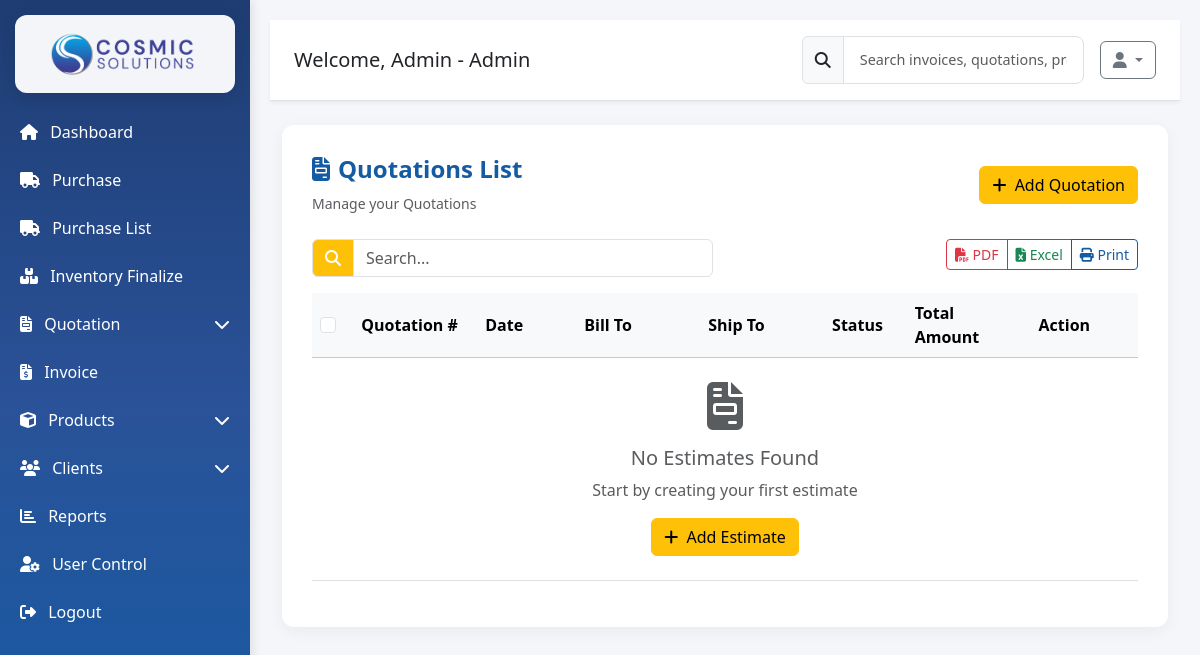
The page /quotation_list.php (signed in) on the database as committed earlier.
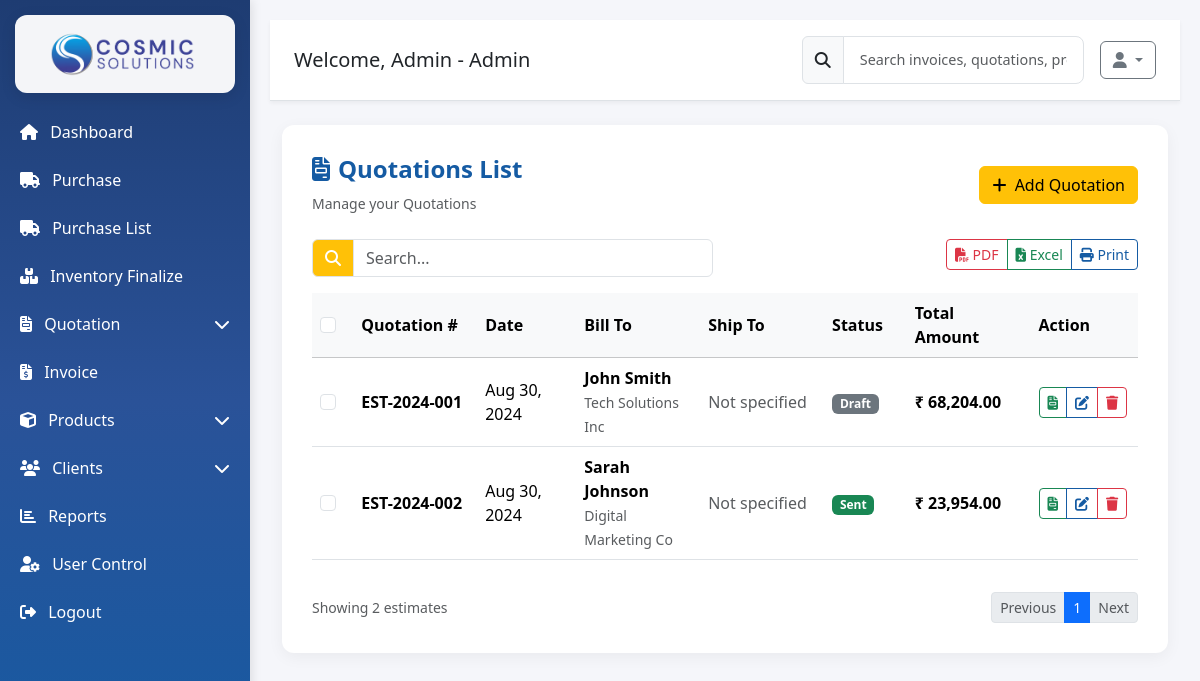
The same page on the database as committed later.
### tables this page shows
CREATE TABLE IF NOT EXISTS estimates (
    estimate_id INT AUTO_INCREMENT PRIMARY KEY,
    estimate_number VARCHAR(50) NOT NULL UNIQUE,
    estimate_date DATE NOT NULL,
    status ENUM('Draft', 'Sent', 'Approved', 'Rejected') DEFAULT 'Draft',
    invoice_created BOOLEAN DEFAULT FALSE,
    currency_format ENUM('INR', 'USD', 'EUR') DEFAULT 'INR',
    template VARCHAR(50) DEFAULT 'Default',
    
     
    client_id INT,
    reference VARCHAR(100),
    currency ENUM('INR', 'USD', 'EUR') DEFAULT 'INR',
    salesperson VARCHAR(255),
    global_tax DECIMAL(5,2) DEFAULT 18.00,
    tax_type ENUM('Percentage', 'Fixed') DEFAULT 'Percentage',
    tax_calculate_after_discount BOOLEAN DEFAULT TRUE,
    
     
    bill_company VARCHAR(255),
    bill_client_name VARCHAR(255),
    bill_address TEXT,
    bill_country VARCHAR(100),
    bill_city VARCHAR(100),
    bill_state VARCHAR(100),
    bill_postal VARCHAR(20),
    
     
    ship_company VARCHAR(255),
    ship_client_name VARCHAR(255),
    ship_address TEXT,
    ship_country VARCHAR(100),
    ship_city VARCHAR(100),
    ship_state VARCHAR(100),
    ship_postal VARCHAR(20),
    
     
    estimate_comments TEXT,
    subtotal DECIMAL(12,2) DEFAULT 0,
    tax_amount DECIMAL(12,2) DEFAULT 0,
    discount_amount DECIMAL(12,2) DEFAULT 0,
    fees_amount DECIMAL(12,2) DEFAULT 0,
    total_amount DECIMAL(12,2) DEFAULT 0,
    
     
    created_by INT,
    created_at TIMESTAMP DEFAULT CURRENT_TIMESTAMP,
    updated_at TIMESTAMP DEFAULT CURRENT_TIMESTAMP ON UPDATE CURRENT_TIMESTAMP,
    FOREIGN KEY (created_by) REFERENCES users(user_id) ON DELETE SET NULL
);

### quotation_list.php (the view, shortened to what the rows shown need)
<?php
include 'config/db.php';
$query = "SELECT e.*, c.client_name
          FROM estimates e
          LEFT JOIN clients c ON e.client_id = c.client_id
          ORDER BY e.created_at DESC";
$result = mysqli_query($conn, $query);
?>
<!DOCTYPE html>
<html lang="en">
<?php include 'head.php'; ?>
<body>
<div class="main">
    <div class="container-fluid py-4">
        <div class="form-section">
            <div class="table-responsive">
                <table class="table table-hover align-middle" id="quotationTable">
                    <thead class="table-light">
                        <tr>
                            <th width="5%">
                                <input type="checkbox" class="form-check-input" id="selectAll">
                            </th>
                            <th width="15%">Quotation #</th>
                            <th width="12%">Date</th>
                            <th width="15%">Bill To</th>
                            <th width="15%">Ship To</th>
                            <th width="10%">Status</th>
                            <th width="15%">Total Amount</th>
                            <th width="13%">Action</th>
                        </tr>
                    </thead>
                    <tbody>
                        <?php if (mysqli_num_rows($result) > 0): ?>
                            <?php while ($row = mysqli_fetch_assoc($result)): ?>
                                <?php
                                $status_class = '';
                                switch ($row['status']) {
                                    case 'Draft': $status_class = 'bg-secondary'; break;
                                    case 'Sent': $status_class = 'bg-success'; break;
                                }
                                ?>
                                <tr>
                                    <td>
                                        <input type="checkbox" class="form-check-input row-checkbox">
                                    </td>
                                    <td>
                                        <strong><?= htmlspecialchars($row['estimate_number']) ?></strong>
                                    </td>
                                    <td>
                                        <?= date('M d, Y', strtotime($row['estimate_date'])) ?>
                                    </td>
                                    <td>
                                        <div>
                                            <?php if (!empty($row['bill_client_name'])): ?>
                                                <strong><?= htmlspecialchars($row['bill_client_name']) ?></strong>
                                            <?php endif; ?>
                                            <?php if (!empty($row['bill_company'])): ?>
                                                <br><small class="text-muted"><?= htmlspecialchars($row['bill_company']) ?></small>
                                            <?php endif; ?>
                                        </div>
                                    </td>
                                    <td>
                                        <div>
                                            <?php if (empty($row['ship_client_name']) && empty($row['ship_company'])): ?>
                                                <span class="text-muted">Not specified</span>
                                            <?php endif; ?>
                                        </div>
                                    </td>
                                    <td>
                                        <span class="badge <?= $status_class ?>"><?= htmlspecialchars($row['status']) ?></span>
                                    </td>
                                    <td>
                                        <?php
                                        $currency_symbols = [
                                            'INR' => '₹',
                                            'USD' => '$',
                                            'EUR' => '€',
                                            'GBP' => '£',
                                            'JPY' => '¥'
                                        ];
                                        $currency = $row['currency'] ?? 'INR';
                                        $symbol = $currency_symbols[$currency] ?? $currency . ' ';
                                        ?>
                                        <strong><?= $symbol . ' ' . number_format($row['total_amount'], 2) ?></strong>
                                    </td>
                                    <td>
                                        <?php if ($row['invoice_created']): ?>
                                            <span class="badge bg-success">
                                                <i class="fas fa-check-circle me-1"></i>Invoice already created
                                            </span>
                                        <?php else: ?>
                                            <div class="btn-group">
                                                <button onclick="showConvertToInvoiceModal(<?= $row['estimate_id'] ?>, '<?= htmlspecialchars($row['estimate_number']) ?>')"
                                                   class="btn btn-outline-success btn-sm"
                                                   title="Convert to Invoice">
                                                    <i class="fas fa-file-invoice"></i>
                                                </button>
                                                <a href="quotation_edit.php?id=<?= $row['estimate_id'] ?>"
                                                   class="btn btn-outline-primary btn-sm"
                                                   title="Edit">
                                                    <i class="fas fa-edit"></i>
                                                </a>
                                                <a href="quotation_delete.php?id=<?= $row['estimate_id'] ?>"
                                                   class="btn btn-outline-danger btn-sm"
                                                   onclick="return confirm('Are you sure you want to delete this quotation?')"
                                                   title="Delete">
                                                    <i class="fas fa-trash"></i>
                                                </a>
                                            </div>
                                        <?php endif; ?>
                                    </td>
                                </tr>
                            <?php endwhile; ?>
                        <?php endif; ?>
                    </tbody>
                </table>
            </div>
        </div>
    </div>
</div>
</body>
</html>

Rows that differ between the two databases and show on the page:
added estimates: estimate_number "EST-2024-001", estimate_date "Aug 30, 2024", bill_client_name "John Smith", bill_company "Tech Solutions Inc", shows "Not specified", status "Draft", currency "₹", total_amount "68,204.00"
added estimates: estimate_number "EST-2024-002", estimate_date "Aug 30, 2024", bill_client_name "Sarah Johnson", bill_company "Digital Marketing Co", shows "Not specified", status "Sent", currency "₹", total_amount "23,954.00"
Other text that changed with them:
mysqli_num_rows($result): (not shown) → "2"
text no longer shown: "No Estimates Found Start by creating your first estimate Add Estimate"
text now shown: "Showing estimates Previous 1 Next"
